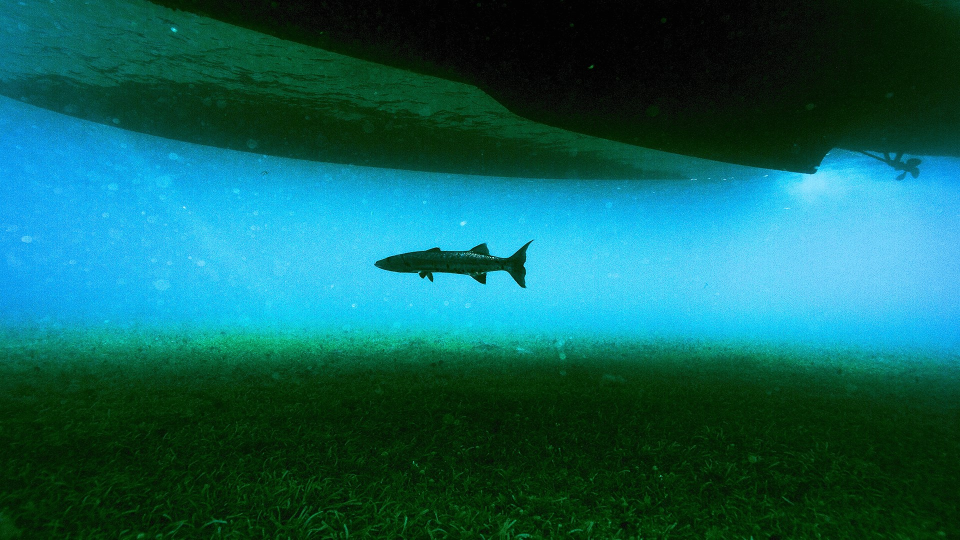
#> input picture 1/arithmetic/fish.jpg, 1920 x 1080 px (shown at 1/2 size)
$ python arithmetic.py --image fish.jpg
#> lines starting #> are read from the running program, lines starting #| are printed output that depends on the picture
import numpy as np
import argparse
import cv2
import matplotlib.pyplot as plt
import imutils
import numpy as np

# construct the argument parser and parse the arguments
ap = argparse.ArgumentParser()
ap.add_argument("-i", "--image", required=True, help="Path to the image")
args = vars(ap.parse_args())

# load the image and show it
image = cv2.imread(args["image"])
#> image is the input picture: shape (1080, 1920, 3); mean B, G, R 92.5, 96.6, 17.4
plt.figure('Original')
plt.imshow(imutils.opencv2matplotlib(image))


#numpy的uint加减法会在0-255之间循环，或者说求模，
# 而opencv的加减法只会在0-255之间截止，小于0都当做0，大于255，都当做255
print("max of 255: {}".format(str(cv2.add(np.uint8([200]), np.uint8([100])))))
print("min of 0: {}".format(str(cv2.subtract(np.uint8([50]), np.uint8([100])))))

print("wrap around: {}".format(str(np.uint8([200]) + np.uint8([100]))))
print("wrap around: {}".format(str(np.uint8([50]) - np.uint8([100]))))


M = np.ones(image.shape, dtype = "uint8") * 75
added = cv2.add(image, M)
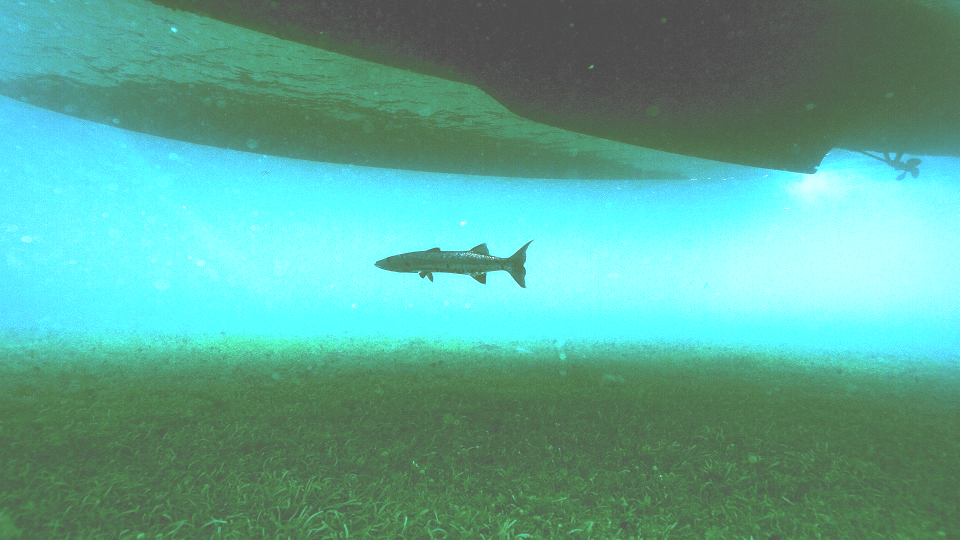
#> added: shape (1080, 1920, 3) (shown at 1/2 size); mean B, G, R 150, 166.6, 92.4
plt.figure('added')
plt.imshow(imutils.opencv2matplotlib(added))


M = np.ones(image.shape, dtype = "uint8") * 50
subtracted = cv2.subtract(image, M)
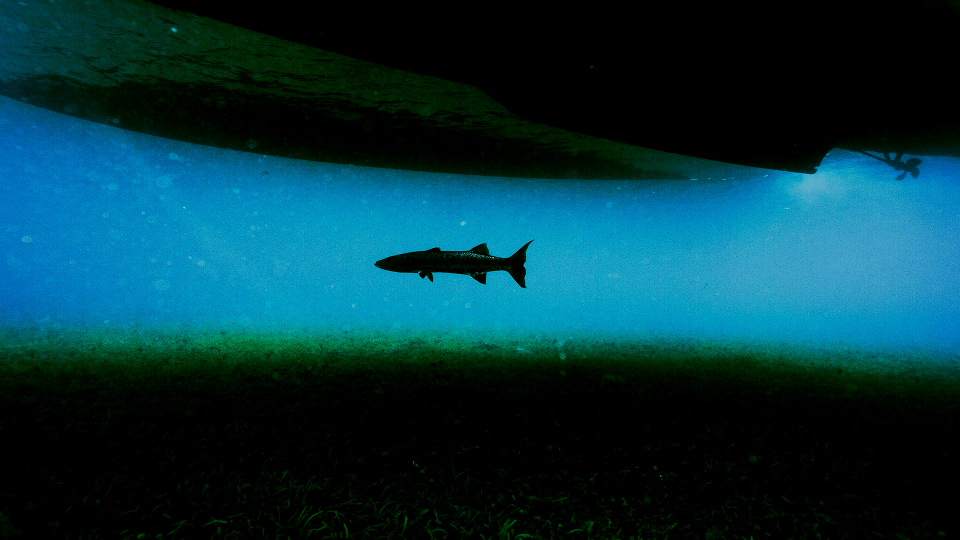
#> subtracted: shape (1080, 1920, 3) (shown at 1/2 size); mean B, G, R 64.3, 54.2, 3.2
plt.figure('Subtracted')
plt.imshow(imutils.opencv2matplotlib(subtracted))

cv2.copyTo(image,image,M)
M[448:582,764:1072]=[0,0,255]
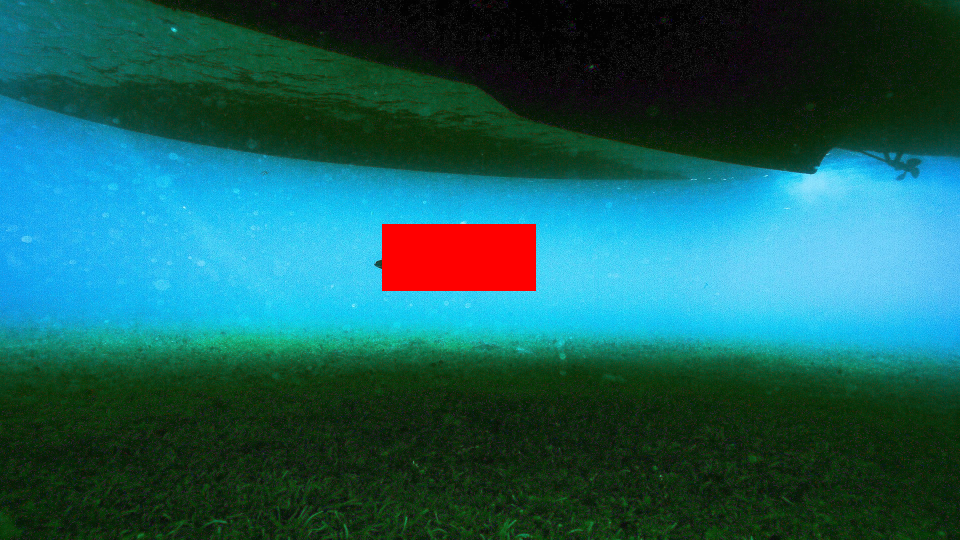
#> M: shape (1080, 1920, 3) (shown at 1/2 size); mean B, G, R 92.2, 93.6, 28.2
alpha = 0.5
mixed = cv2.add((alpha*M).astype(np.uint8),((1-alpha)*image).astype(np.uint8))
plt.figure('mixed')
plt.imshow(imutils.opencv2matplotlib(mixed))
plt.show()
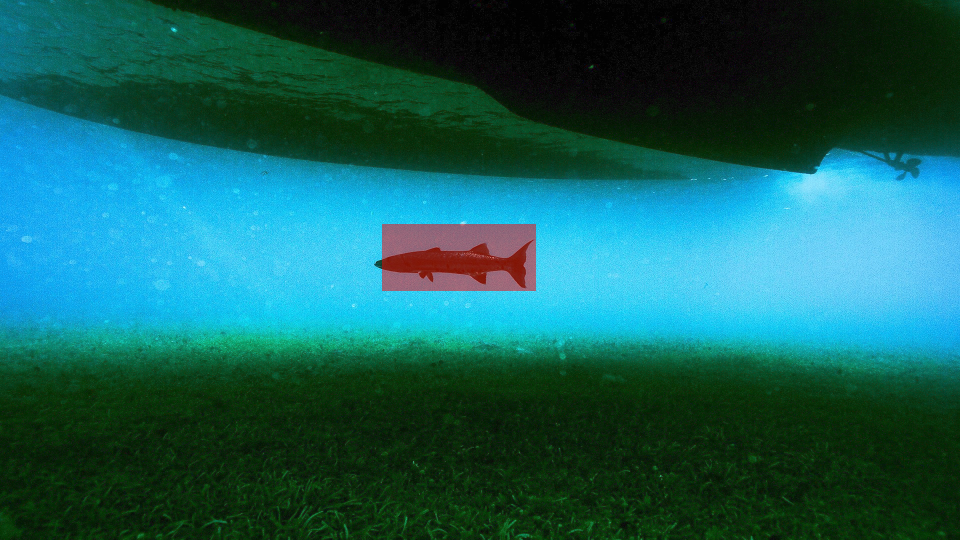
#> shown: shape (1080, 1920, 3) (shown at 1/2 size); mean R, G, B 22.4, 94.6, 91.8
